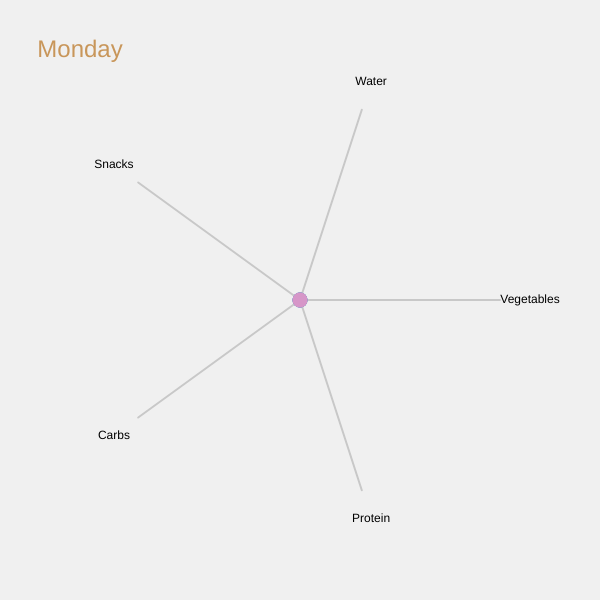
Frame 1 (no input)
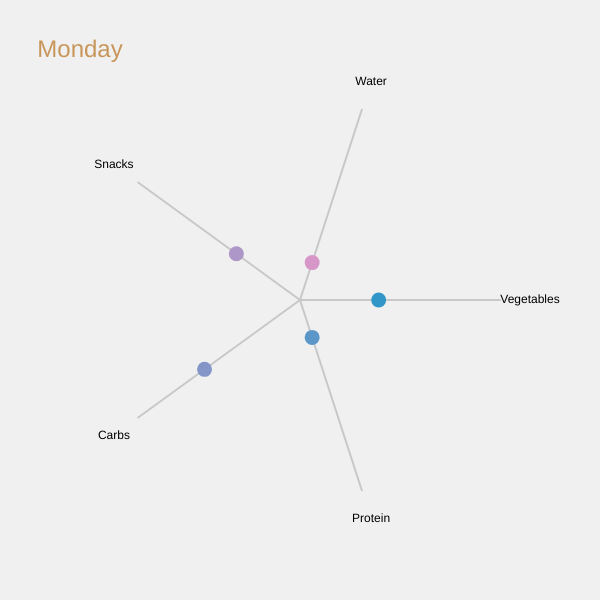
Frame 60 (no input)
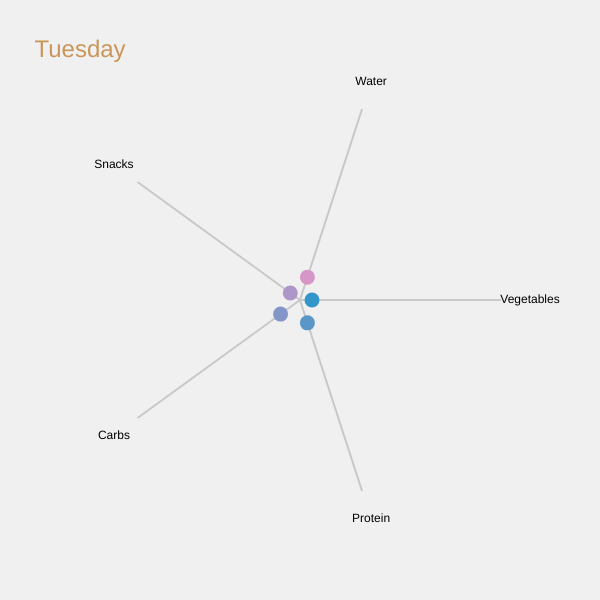
Frame 120 (the mouse pressed at the canvas centre since frame 60)

The p5.js sketch that drew these frames (run headless with seeded random() and noise() and a simulated clock; from frame 60 on, the mouse is pressed at the canvas centre):

// p5.js sketch
// ── sketch.js
// Arrays to store food categories and day labels
let foodCategories = ["Vegetables", "Protein", "Carbs", "Snacks", "Water"];
let daysOfWeek = [
  "Monday",
  "Tuesday",
  "Wednesday",
  "Thursday",
  "Friday",
  "Saturday",
  "Sunday",
];

// store food intake data for each day (per category)
let foodData = [
  [2, 1, 3, 2, 1], // Monday
  [1, 2, 2, 1, 2], // Tuesday
  [2, 3, 1, 0, 1], // Wednesday
  [3, 2, 2, 3, 1.5], // Thursday
  [1, 1, 1, 2, 3], // Friday
  [1.5, 2, 2, 1, 2], // Saturday
  [1, 0.5, 2, 1, 3], // Sunday
];

let maxIntake = 3; // Maximum intake value used for scaling
let dayIndex = 0; // Tracks the day (Monday starts at 0)
let radiusIncrement = 0; // Tracks the dynamic radius expansion
let radiusSpeed = 1; // Speed of radius expansion

function setup() {
  createCanvas(600, 600);
  angleMode(DEGREES);
}

function draw() {
  background(240);
  translate(width / 2, height / 2); // Move origin to canvas center

  // Display the current day at the top of the chart
  fill(200, 150, 90);
  noStroke();
  textAlign(CENTER, CENTER);
  textSize(24);
  text(daysOfWeek[dayIndex], -220, -250); // Day label

  let angleStep = 360 / foodCategories.length; // Divide the circle by the number of food categories

  // Draw light gray lines from the center to each food point
  stroke(200);
  strokeWeight(2);
  for (let i = 0; i < foodCategories.length; i++) {
    let angle = angleStep * i; // Calculate angle for each category
    let radius = 200; // Set the maximum radius for the gray lines 

    let x = cos(angle) * radius;
    let y = sin(angle) * radius;
    line(0, 0, x, y); // Draw line from center to edge
  }

  // Loop through food categories for the current day to draw intake points
  for (let i = 0; i < foodCategories.length; i++) {
    let angle = angleStep * i; // Calculate angle for each category
    let intake = foodData[dayIndex][i]; // Get the intake for the current category on this day

    // Map intake value to a radius (distance from the center)
    let radius = map(
      radiusIncrement,
      0,
      100,
      0,
      map(intake, 0, maxIntake, 0, 200)
    );

    // Calculate x and y positions for the intake points
    let x = cos(angle) * radius;
    let y = sin(angle) * radius;

    // Color each food category differently based on its index in the array
    let foodColor = color(map(i, 0, foodCategories.length, 50, 255), 150, 200);
    fill(foodColor);
    noStroke();
    ellipse(x, y, 15, 15);

    // Draw the labels for food categories around the outer edge
    fill(0);
    textSize(12);
    let labelX = cos(angle) * 230;
    let labelY = sin(angle) * 230;
    text(foodCategories[i], labelX, labelY);
  }

  // Gradually increase the radius increment to animate the points growing outward
  if (radiusIncrement < 100) {
    radiusIncrement += radiusSpeed;
  } else {
    // Once the points are fully expanded, move to the next day
    radiusIncrement = 0;
    dayIndex++;
    if (dayIndex >= daysOfWeek.length) {
      dayIndex = 0;
    }
  }
}
